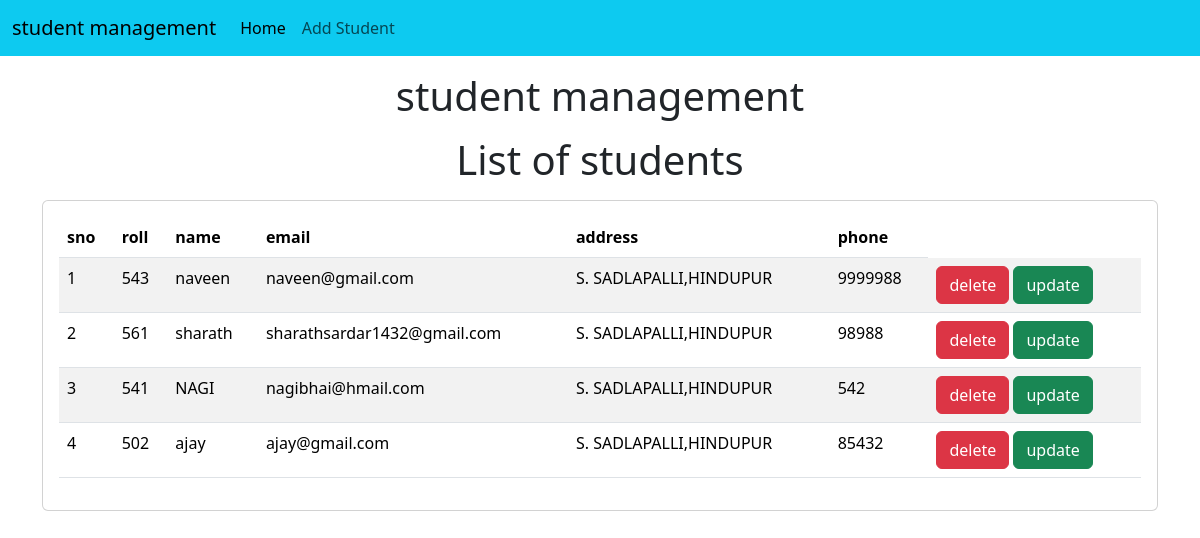
/std/, run on the app's committed database.
### std/models.py (models this page shows)
class Students(models.Model):
    roll=models.CharField(max_length=100)
    name=models.CharField(max_length=50)
    email=models.CharField(max_length=150)
    address=models.CharField(max_length=200)
    phone=models.CharField(max_length=10)

### std/views.py (the view)
# urls.py: 2. Add a URL to urlpatterns:  path('', views.home, name='home')
def home(request):
    std=Students.objects.all()
    return render(request,"std/home.html",{"std":std})

### templates/std/home.html (shortened to what this page needs)
<!doctype html>
<html lang="en">
  <head>
    <link href="https://cdn.jsdelivr.net/npm/bootstrap@5.3.1/dist/css/bootstrap.min.css" rel="stylesheet">
  </head>
  <body>
    {% include 'std/navbar.html' %}
    <h1 class="text-center my-3">student management</h1>
    <h1 class="text-center my-3">List of students</h1>
    <div class="container">
        <div class="row">
            <div class="col-md-12">
                <div class="card">
                    <div class="card-body">
                        <table class="table table-striped">
                           <thead>
                            <tr>
                                <th>sno</th>
                                <th>roll</th>
                                <th>name</th>
                                <th>email</th>
                                <th>address</th>
                                <th>phone</th>
                            </tr>
                           </thead>
                           <tbody>
                            {% for s in std %}
                            <tr>
                                <td>
                                    {{forloop.counter}}
                                </td>
                                <td>{{s.roll}}</td>
                                <td>{{s.name}}</td>
                                <td>{{s.email}}</td>
                                <td>{{s.address}}</td>
                                <td>{{s.phone}}</td>
                                <td>
                                    <a href="/std/delete-std/{{s.id}}"
                                    class="btn btn-danger md-sm">delete</a>
                                    <a href="/std/update-std/{{s.id}}"
                                    class="btn btn-success md-sm">update</a>
                                </td>
                            </tr>
                            {% endfor %}
                           </tbody>
                        </table>
                    </div>
                </div>
            </div>
        </div>
    </div>
  </body>
</html>

### templates/std/navbar.html (shortened to what this page needs)
<nav class="navbar navbar-expand-lg navbar-light bg-info">
    <div class="container-fluid">
      <a class="navbar-brand" href="/std/home/">student management</a>
      <div class="collapse navbar-collapse" id="navbarSupportedContent">
        <ul class="navbar-nav me-auto mb-2 mb-lg-0">
          <li class="nav-item">
            <a class="nav-link active" aria-current="page" href="#">Home</a>
          </li>
          <li class="nav-item">
            <a class="nav-link" href="/std/add-std/">Add Student</a>
          </li>
        </ul>
      </div>
    </div>
  </nav>

### data on the page
Students: roll "543", name "naveen", email "naveen@gmail.com", address "S. SADLAPALLI,HINDUPUR", phone "9999988"
Students: roll "561", name "sharath", email "sharathsardar1432@gmail.com", address "S. SADLAPALLI,HINDUPUR", phone "98988"
Students: roll "541", name "NAGI", email "nagibhai@hmail.com", address "S. SADLAPALLI,HINDUPUR", phone "542"
Students: roll "502", name "ajay", email "ajay@gmail.com", address "S. SADLAPALLI,HINDUPUR", phone "85432"
